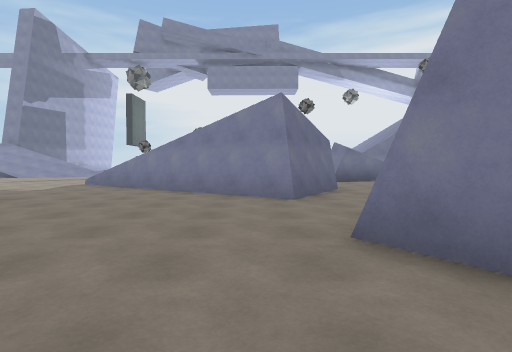
View 1 (above)

24 first-person views from a walk through a scene from a Unity 3-D project. The camera is 1.3 m above the floor, tilts 2° down and sees 80° across. The floor is counted in squares, 2 m on a side. Each view is taken from the middle of a square. On the plan, view 1 faces up. The plan holds only what a view shows up to about 10 squares ahead; the rest is blank. The place goes on beyond the plan. Surface patterns are stand-ins for the level's own textures.

View 2
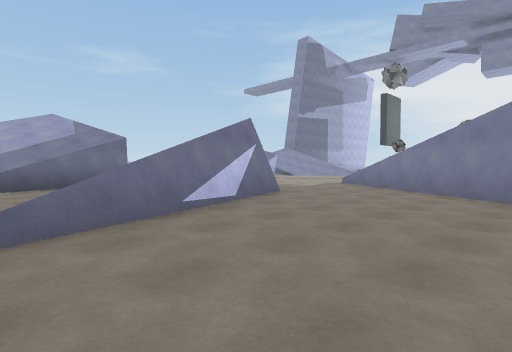

View 3
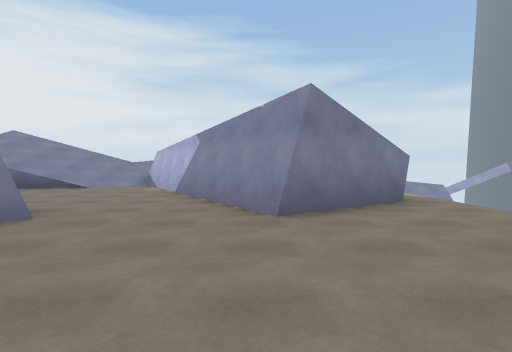

View 4
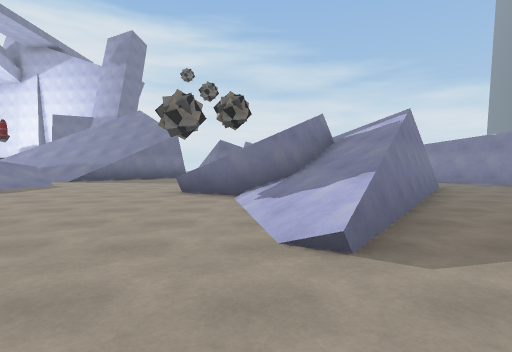

View 5
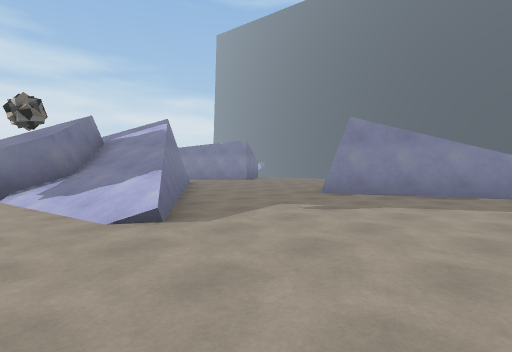

View 6
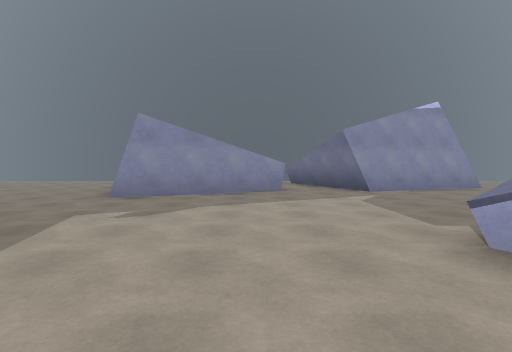

View 7
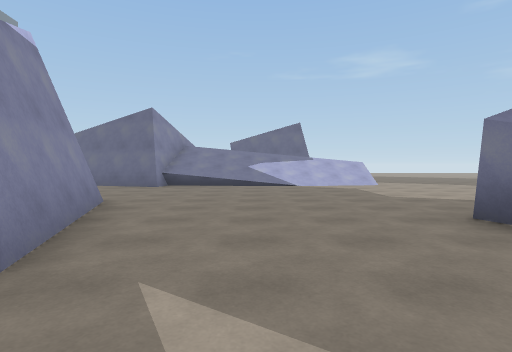

View 8
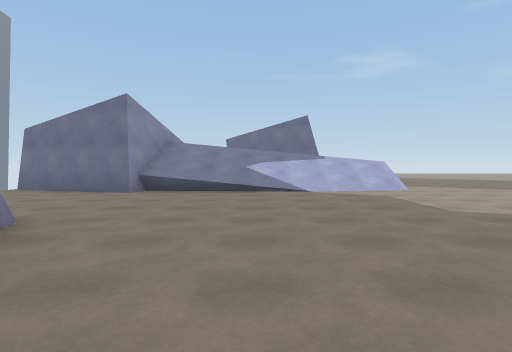

View 9
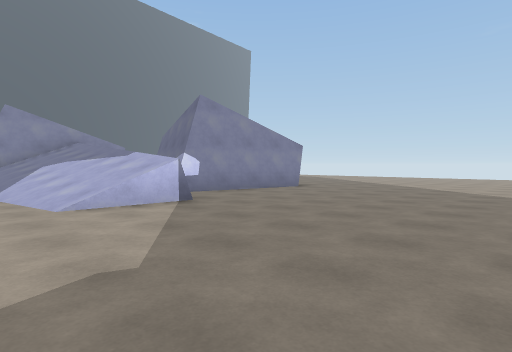

View 10
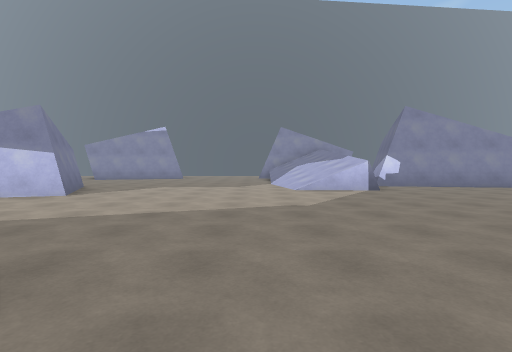

View 11
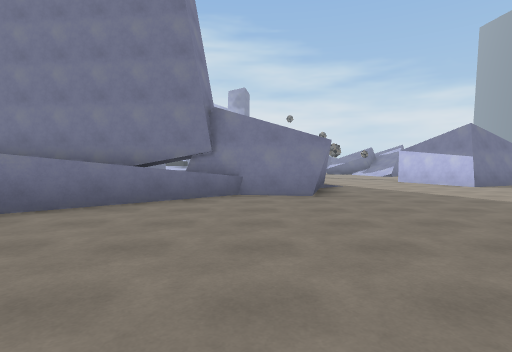

View 12
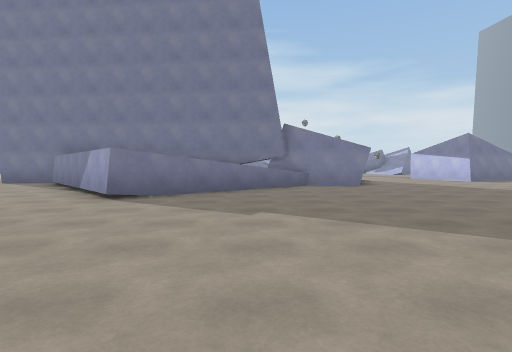

View 13
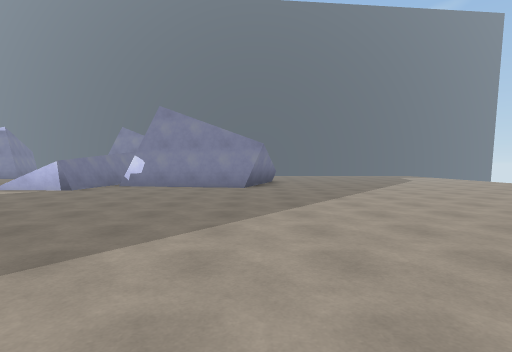

View 14
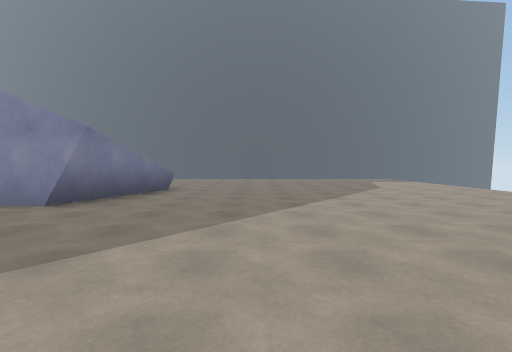

View 15
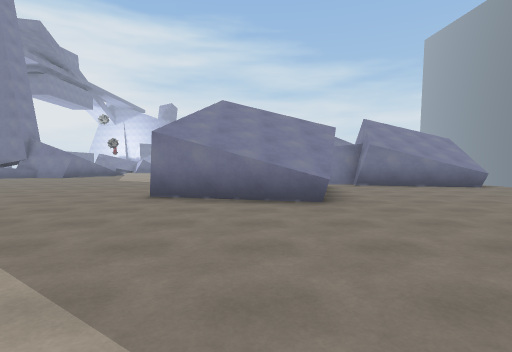

View 16
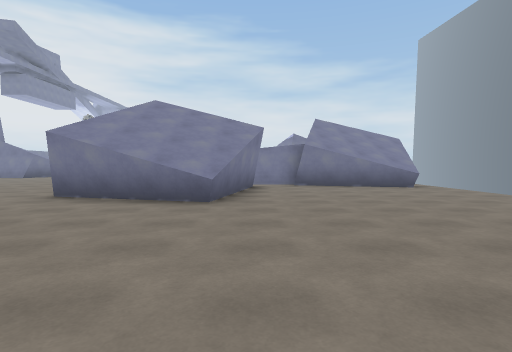

View 17
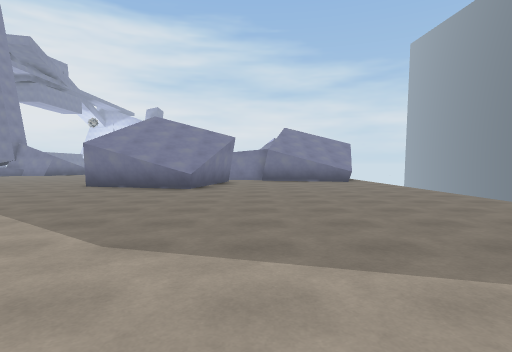

View 18
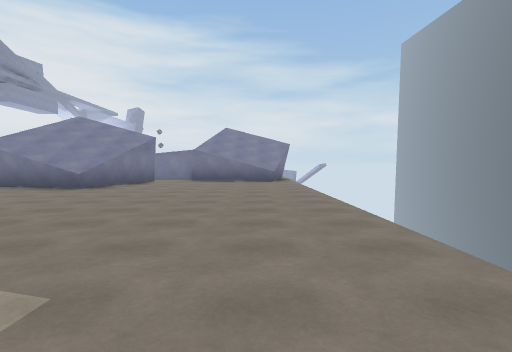

View 19
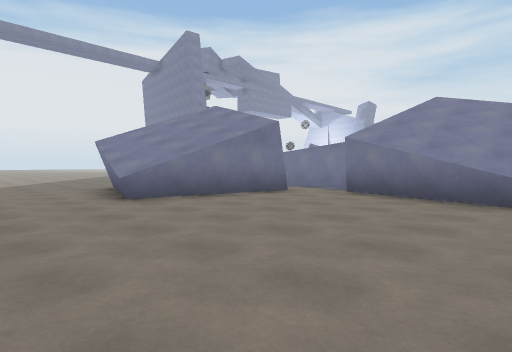

View 20
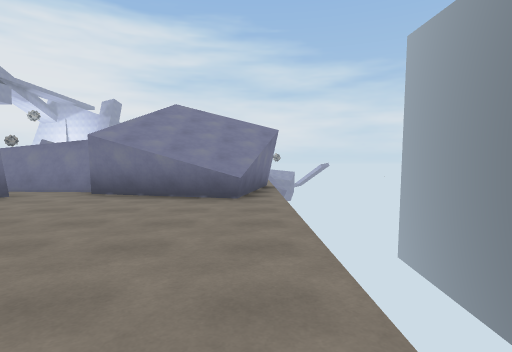

View 21
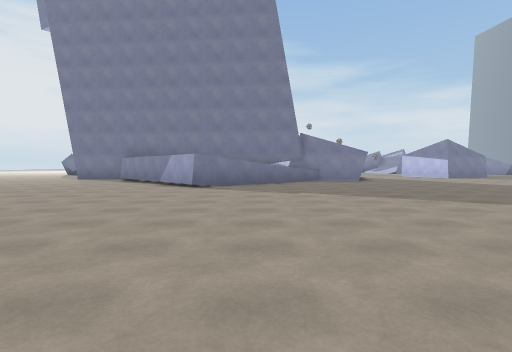

View 22
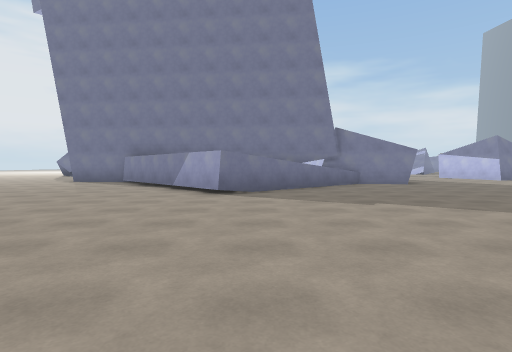

View 23
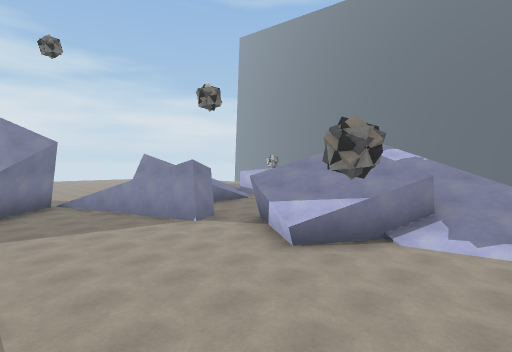

View 24
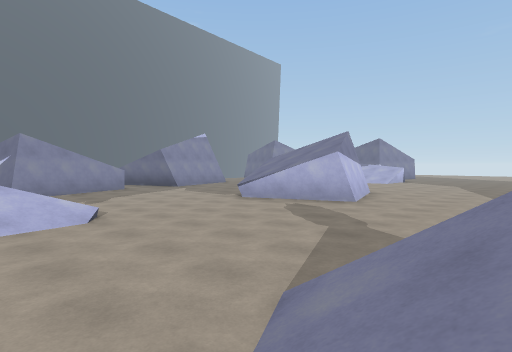

### Floor plan
Key: @ floor where view 1 was taken; # wall or solid block; x gap in a wall; . floor; / step, stairs or slope; = window, fence, low wall or low ledge; ^ raised ledge; v drop or lower ground.
Columns run from 35 left of view 1 to 8 right of it. Each row starts with its distance up from view 1.
 25           .......^#
 24          .......^^  #
 23         .......#^  ^#
 22        .........^  ^
 21       ...........^ ^
 20        ...........^#
 19         ..........^^#
 18          ..........#               //=
 17         .........../           /  /...
 16        ............./        /// ........//v
 15       .......................//...........##
 14      ....................................#=
 13      .............................=....###
 12     ...................##.........###.##
 11    ...................####....///####... //
 10   ............#=/.....###^....=#//^^  . ///
  9  ........###..=//......##......#///// . .//
  8  ........#####=//.............../#///#...//
  7 .........#   .=//................##=##..../
  6 ........^### .=//...................#....##
  5 ...........##.=//...........###......../#/
  4 ..............=//......##../  /.......##/
  3  ............#^##/...#####.   /#....##/
  2  ...........##^ #....    #.    #...../
  1 ............^#  #..      #^    /.....#
  0  ............####.              =..@..x
 -1                 #

Where each view was taken, in squares from view 1:
view 1: 0 up, 0 right, facing up
view 2: 0 up, 0 right, facing up-left
view 3: 3 up, 3 left, facing right
view 4: 11 up, 8 left, facing right
view 5: 12 up, 9 left, facing down-right
view 6: 12 up, 8 left, facing down
view 7: 6 up, 9 left, facing left
view 8: 6 up, 11 left, facing left
view 9: 15 up, 18 left, facing down-left
view 10: 18 up, 18 left, facing down
view 11: 18 up, 23 left, facing right
view 12: 20 up, 26 left, facing right
view 13: 18 up, 26 left, facing down
view 14: 14 up, 29 left, facing down
view 15: 7 up, 32 left, facing right
view 16: 5 up, 32 left, facing right
view 17: 4 up, 35 left, facing right
view 18: 1 up, 35 left, facing right
view 19: 0 up, 29 left, facing up-right
view 20: 0 up, 29 left, facing right
view 21: 21 up, 29 left, facing right
view 22: 22 up, 27 left, facing right
view 23: 17 up, 4 left, facing down-right
view 24: 16 up, 4 left, facing down-left
